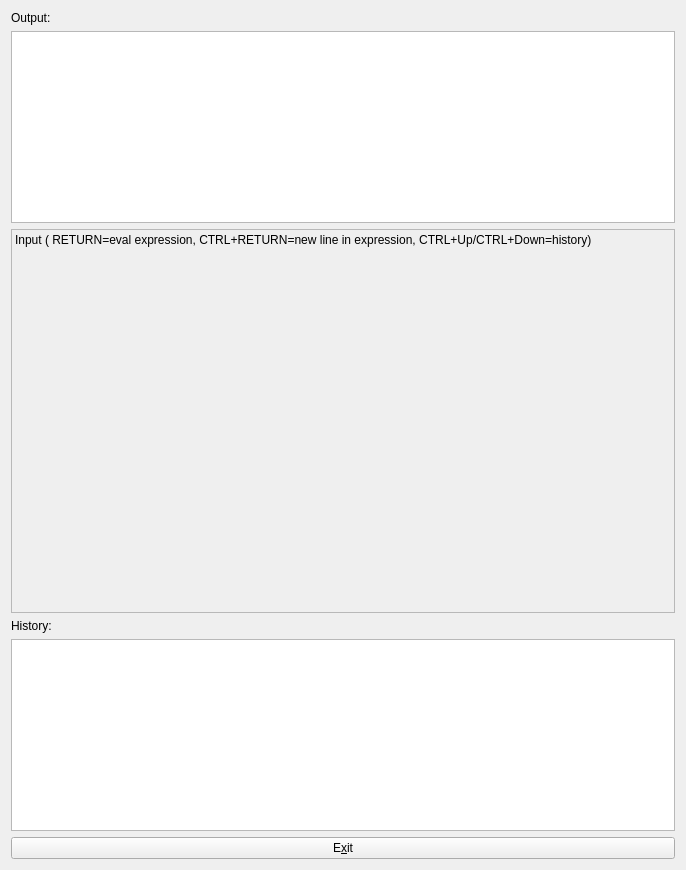
<?xml version="1.0" encoding="UTF-8"?>
<ui version="4.0">
 <class>Console</class>
 <widget class="QWidget" name="Console">
  <property name="geometry">
   <rect>
    <x>0</x>
    <y>0</y>
    <width>686</width>
    <height>870</height>
   </rect>
  </property>
  <property name="windowTitle">
   <string>Qt Script Console</string>
  </property>
  <layout class="QVBoxLayout">
   <property name="spacing">
    <number>6</number>
   </property>
   <property name="leftMargin">
    <number>11</number>
   </property>
   <property name="topMargin">
    <number>11</number>
   </property>
   <property name="rightMargin">
    <number>11</number>
   </property>
   <property name="bottomMargin">
    <number>11</number>
   </property>
   <item>
    <layout class="QVBoxLayout">
     <item>
      <widget class="QLabel" name="TextLabel1">
       <property name="sizePolicy">
        <sizepolicy hsizetype="Preferred" vsizetype="Fixed">
         <horstretch>0</horstretch>
         <verstretch>0</verstretch>
        </sizepolicy>
       </property>
       <property name="text">
        <string>Output:</string>
       </property>
      </widget>
     </item>
     <item>
      <widget class="QTextEdit" name="output">
       <property name="readOnly">
        <bool>true</bool>
       </property>
      </widget>
     </item>
    </layout>
   </item>
   <item>
    <widget class="QFrame" name="frame3">
     <property name="sizePolicy">
      <sizepolicy hsizetype="Expanding" vsizetype="Expanding">
       <horstretch>0</horstretch>
       <verstretch>1</verstretch>
      </sizepolicy>
     </property>
     <property name="frameShape">
      <enum>QFrame::StyledPanel</enum>
     </property>
     <property name="frameShadow">
      <enum>QFrame::Sunken</enum>
     </property>
     <layout class="QVBoxLayout">
      <property name="spacing">
       <number>0</number>
      </property>
      <property name="leftMargin">
       <number>3</number>
      </property>
      <property name="topMargin">
       <number>3</number>
      </property>
      <property name="rightMargin">
       <number>3</number>
      </property>
      <property name="bottomMargin">
       <number>3</number>
      </property>
      <item>
       <widget class="QLabel" name="TextLabel2">
        <property name="sizePolicy">
         <sizepolicy hsizetype="Preferred" vsizetype="Fixed">
          <horstretch>0</horstretch>
          <verstretch>0</verstretch>
         </sizepolicy>
        </property>
        <property name="text">
         <string>Input ( RETURN=eval expression, CTRL+RETURN=new line in expression, CTRL+Up/CTRL+Down=history)</string>
        </property>
       </widget>
      </item>
      <item>
       <widget class="QSEditor" name="editInput" native="true">
        <property name="sizePolicy">
         <sizepolicy hsizetype="Expanding" vsizetype="Expanding">
          <horstretch>0</horstretch>
          <verstretch>1</verstretch>
         </sizepolicy>
        </property>
       </widget>
      </item>
     </layout>
    </widget>
   </item>
   <item>
    <layout class="QVBoxLayout">
     <item>
      <widget class="QLabel" name="TextLabel1_2">
       <property name="sizePolicy">
        <sizepolicy hsizetype="Preferred" vsizetype="Fixed">
         <horstretch>0</horstretch>
         <verstretch>0</verstretch>
        </sizepolicy>
       </property>
       <property name="text">
        <string>History:</string>
       </property>
      </widget>
     </item>
     <item>
      <widget class="QTextEdit" name="historyView">
       <property name="sizePolicy">
        <sizepolicy hsizetype="Expanding" vsizetype="Preferred">
         <horstretch>0</horstretch>
         <verstretch>0</verstretch>
        </sizepolicy>
       </property>
       <property name="readOnly">
        <bool>true</bool>
       </property>
      </widget>
     </item>
     <item>
      <widget class="QPushButton" name="close">
       <property name="text">
        <string>E&amp;xit</string>
       </property>
      </widget>
     </item>
    </layout>
   </item>
  </layout>
 </widget>
 <customwidgets>
  <customwidget>
   <class>QSEditor</class>
   <extends></extends>
   <header location="global">qseditor.h</header>
  </customwidget>
 </customwidgets>
 <includes>
  <include location="global">qsinterpreter.h</include>
  <include location="global">qstringlist.h</include>
 </includes>
 <resources/>
 <connections/>
</ui>
